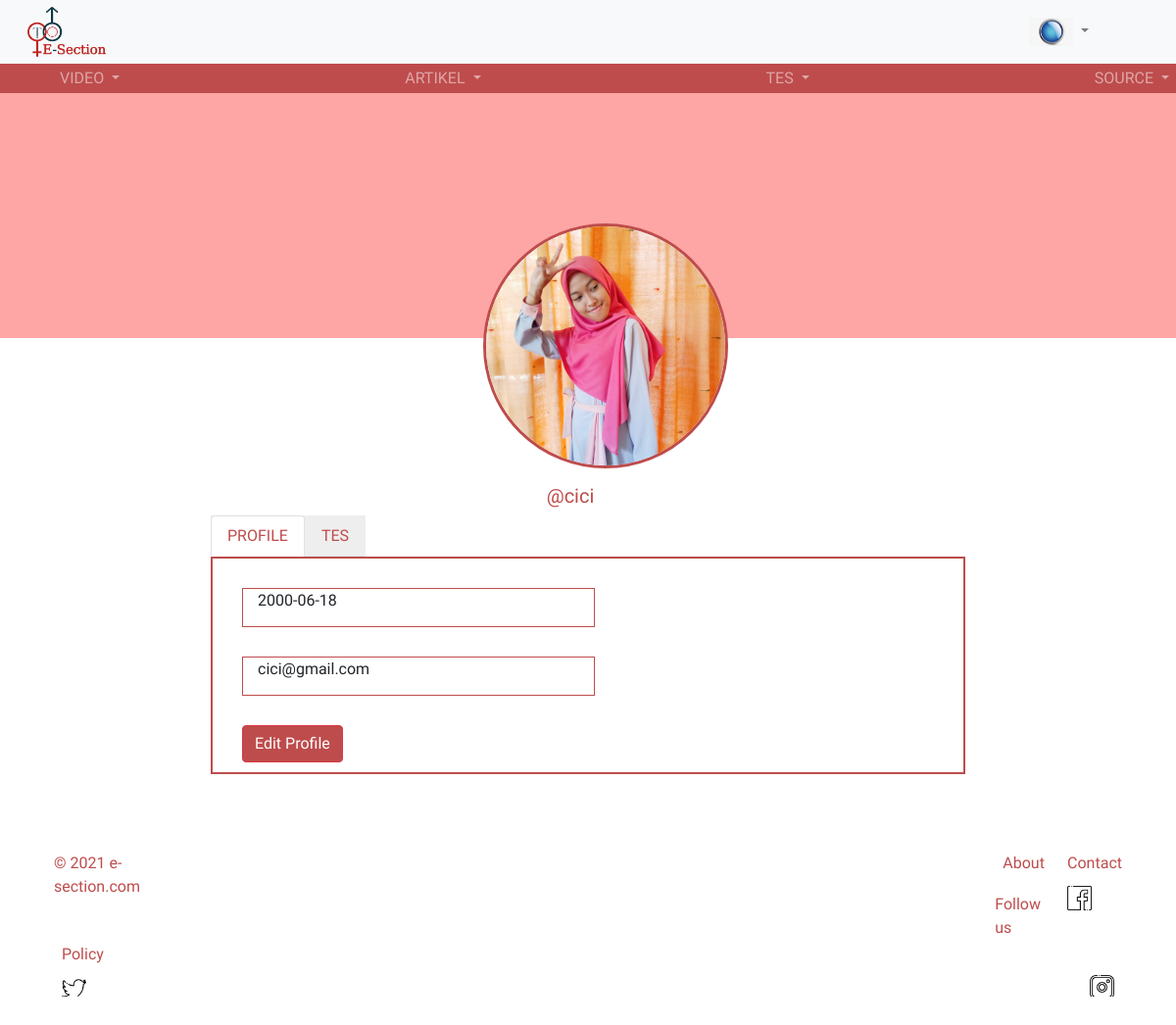
Page /public/C_User/profil (signed in) on the earlier database version.
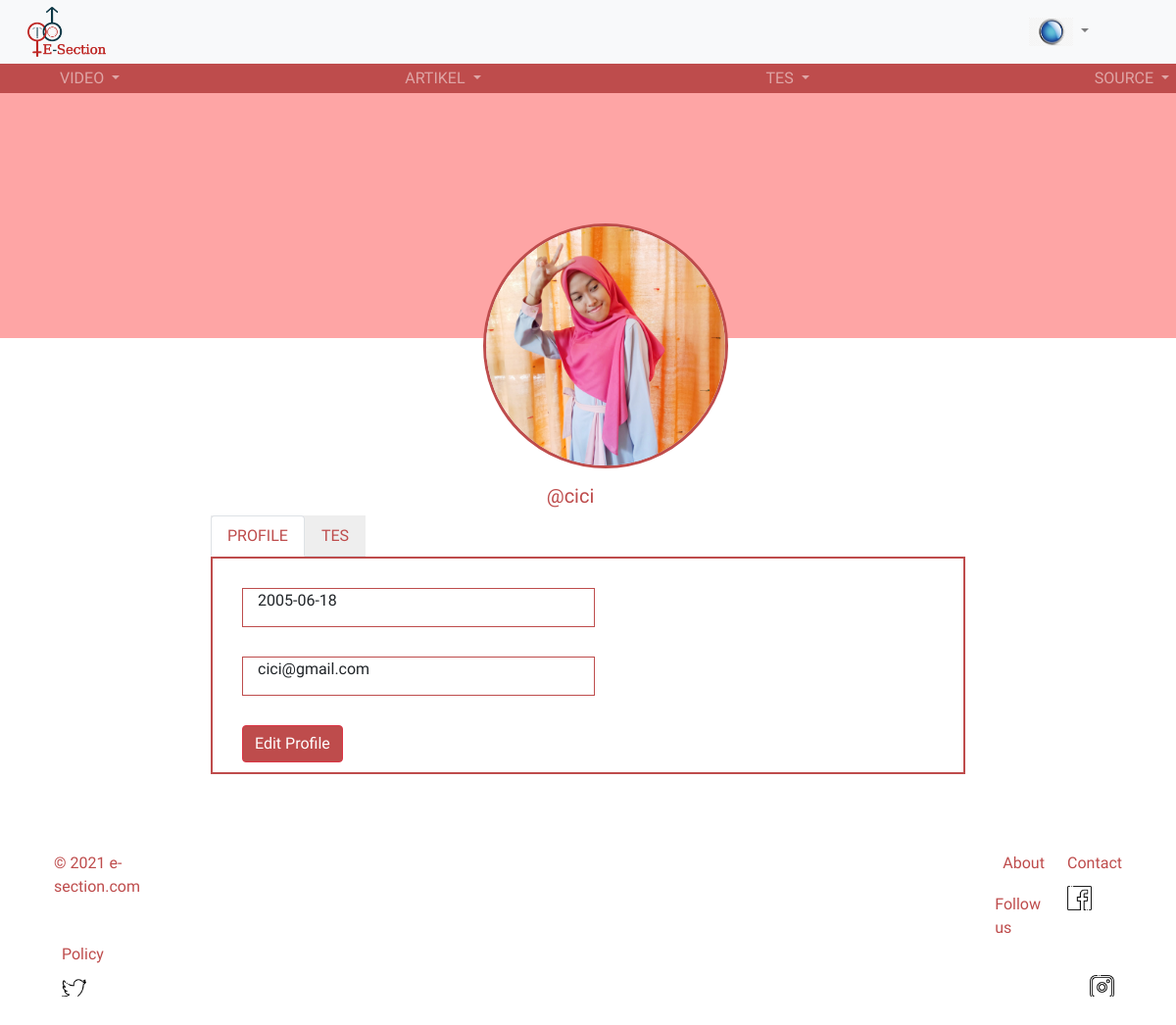
Same page on the later database version.
### tables this page shows
CREATE TABLE `user` (
  `uname` varchar(20) NOT NULL,
  `avatar` text DEFAULT NULL,
  `email` varchar(25) NOT NULL,
  `password` varchar(25) NOT NULL,
  `tgl_lahir` date NOT NULL,
  `id_role` int(1) NOT NULL
);

### app/core/Controller.php (called while the page is built, shortened)
<?php
class Controller {
	public function view ($nama_view, $data = [])
	{
		require_once '../app/views/' . $nama_view . '.php';
	}
}

### app/controllers/C_User.php (called while the page is built, shortened)
<?php
class C_User extends Controller{
    public function profil(){
		$hasil = $this->model("M_User")->get_profil($_SESSION['uname']);
        $tgl =  $this->model("M_User")->get_tgl_tes($_SESSION['uname']);
        $data['hasil'] =$hasil;
        $data['isi'] =$tgl;
        $this->view('home/profile', $data);
	}
}
?>

### app/core/App.php (called while the page is built, shortened)
<?php
class App {
	protected $method = "index";
	protected $params = [];
	public function __construct()
	{
		$url = $this->parseURL();
		if ( file_exists('../app/controllers/' . $url[0] . '.php')) {
			unset($url[0]);
		}
		$this->controller = new $this->controller;
		if ( isset($url[1])) {
			if (method_exists($this->controller, $url[1])) {
				$this->method = $url[1];
			}
		}
		call_user_func_array([$this->controller, $this->method], $this->params);
	}
	public function parseURL() {
		if (isset($_GET['url'])) {
			$url = rtrim($_GET['url'], '/');
			$url = filter_var($url, FILTER_SANITIZE_URL);
			$url = explode('/', $url);
			return $url;
		}
		else {
			$url = array("C_Auth","index");
			return $url;
		}
	}
}

### public/index.php (called while the page is built, shortened)
<?php
$app = new App;

### app/core/Database.php (called while the page is built, shortened)
<?php
class Database {
	private $host = DB_HOST;
	private $user = DB_USER;
	private $pass = DB_PASS;
	private $db_name = DB_NAME;
	private $koneksi;
	public function __construct(){
		$this->koneksi = mysqli_connect($this->host, $this->user, $this->pass, $this->db_name);
	}
	public function exec ($query){
		$this->data = mysqli_query($this->koneksi,$query);
		return $this->data;
	}
}

### app/models/M_User.php (called while the page is built, shortened)
<?php
class M_User{
	private $koneksi;
	public function __construct(){
		$this->koneksi = new Database;
	}
	public function get_profil($id){
		$que = "SELECT * FROM user WHERE uname='$id'";
		$hasil = $this->koneksi->exec($que);
		return $hasil;
	}
}
?>

### app/views/home/profile.php (the view, shortened to what this page needs)
<body style="font-family: 'Raleway', sans-serif;">
    <?php foreach($data['hasil'] as $row): ?>
    <div class="d-flex p-2" style="height: 250px;	background-color: #FEA5A5; margin: 0px; align-items: left;">
        <?php if($row['avatar'] == ''){ ?>
        <img src="<?= BASEURL?>/img/user.jpg" class="circle" style="margin-left: 41%;">
        <?php }else{?>
        <img src="<?= BASEURL?>/img/upload/<?= $row['avatar'];?>" class="circle" style="margin-left: 41%;">
        <?php }?>
    </div>
    <br>
    <div style="margin-top: 125px; margin-left: -3%; font-weight: bolder; text-align: center; color: #BE4C4C;">
        <h5>
            @<?= $row['uname'];?>
        </h5>
    </div>
    <div class="container" style="width: 800px; margin-bottom: 5%;">
        <ul class="nav nav-tabs" style="background-color: #EEEEEE; width: fit-content;">
            <li class="nav-item">
                <a class="nav-link active" data-toggle="tab" href="#profile" style="color: #BE4C4C">PROFILE</a>
            </li>
            <li class="nav-item">
                <a class="nav-link" data-toggle="tab" href="#tes" style="color: #BE4C4C">TES</a>
            </li>
        </ul>
        <div class="tab-content">
            <div class="tab-pane fade show active" id="profile" role="tabpanel" aria-labelledby="profile"
                style="border:2px solid#BE4C4C;">
                <div class="container"
                    style="width: 360px; height: 40px; border:1px solid#BE4C4C; margin: 30px 30px 30px 30px; background-color: white;">
                    <p3><?= $row['tgl_lahir'];?></p3>
                </div>
                <div class="container"
                    style="width: 360px; height: 40px; border:1px solid#BE4C4C; margin: 30px 30px 30px 30px; background-color: white;">
                    <p3><?= $row['email'];?></p3>
                </div>
                <form action="<?= BASEURL?>/C_User/edit_profile/<?= $row['email'];?>/<?= $row['uname'];?>/<?= $row['avatar']?>" method="post">
                    <button type="submit" class="btn btn-danger"
                        style="background-color: #BE4C4C; margin: 0px 0px 10px 30px">
                        Edit Profile
                    </button>
                </form>
            </div>
        </div>
    </div>
    <?php endforeach;?>
</body>
</html>

Differences in the rows shown:
changed user "cici": tgl_lahir "2000-06-18" → "2005-06-18"
